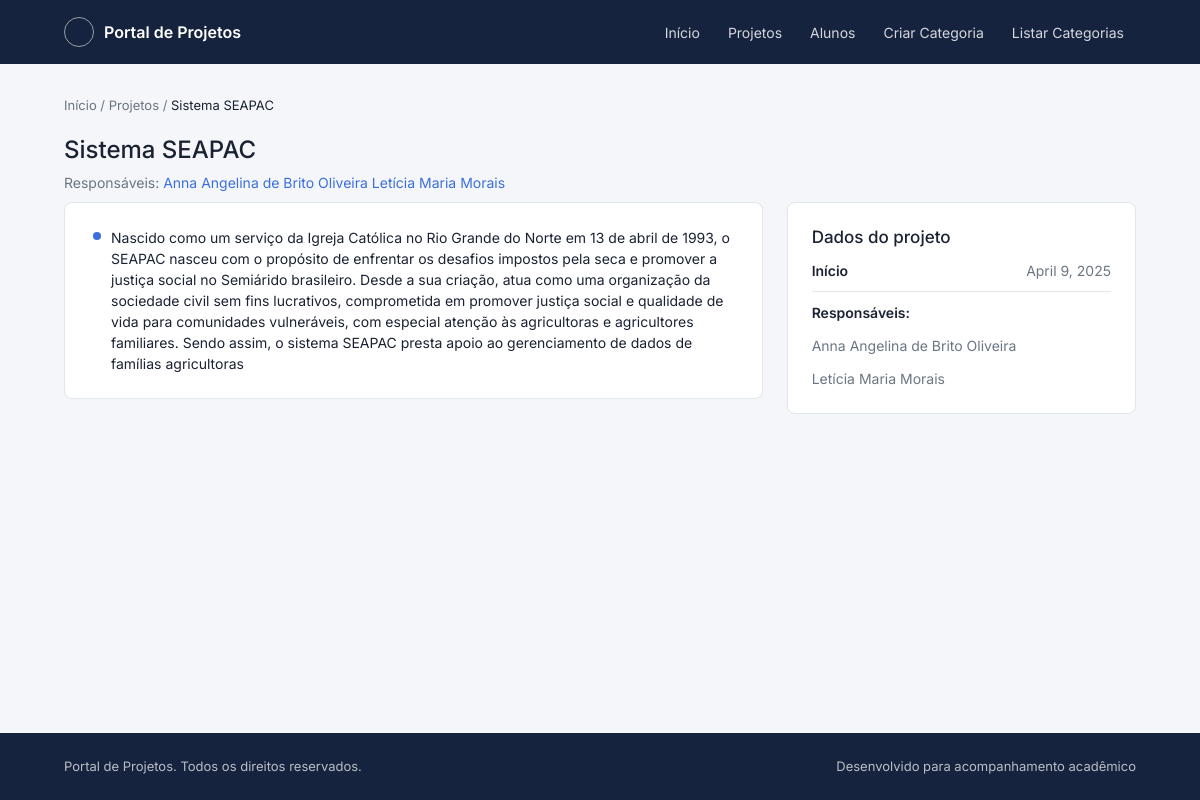
Page /extensao/detalhes_projeto/1 on the committed database.
### extensao/models.py (models this page shows, shortened)
class Projeto(models.Model):
    titulo = models.CharField(max_length=150)
    descricao = models.TextField()
    data_inicio = models.DateField()
    categoria = models.ForeignKey(Categoria, on_delete=models.PROTECT, related_name='projeto', null=True, blank=True)
    equipe = models.ManyToManyField(Aluno, related_name='projeto')

class Aluno(models.Model):
    nome = models.CharField(max_length=100)
    matricula = models.CharField(max_length=14)
    def __str__(self):
        return self.nome

### extensao/views.py (the view)
# urls.py: path('detalhes_projeto/<int:id>', detalhes_projeto, name='detalhes_projeto'),
def detalhes_projeto(request, id):
    projeto = get_object_or_404(Projeto, id=id)
    return render(request, 'extensao/detalhes_projeto.html', {'projeto': projeto})

### extensao/templates/extensao/detalhes_projeto.html (shortened to what this page needs)
{% extends "base.html" %}
{% load static %}
{% block conteudo %}
<nav class="migalhas" aria-label="Trilha de navegação">
  <a href="{% url 'home' %}">Início</a> /
  <a href="{% url 'projetos_lista' %}">Projetos</a> /
  <span aria-current="page">{{ projeto.titulo }}</span>
</nav>
<div class="detalhe-cabecalho">
  <div>
    <h1>{{ projeto.titulo }}</h1>
        <span class="subtitulo">Responsáveis:
    {% for p in projeto.equipe.all %}
        <span class="subtitulo"><a href="{% url 'aluno_detalhes' p.id %}">{{ p.nome }}</a></span>
    {% endfor %}
  </div>
  <span class="situacao situacao--{{ projeto.situacao_slug }}">{{ projeto.situacao }}</span>
</div>
<div class="detalhe">
    <div class="painel">
      <ul class="linha-tempo">
        <li>
          {{ projeto.descricao }}
        </li>
      </ul>
    </div>
  <aside>
    <div class="painel">
      <h2>Dados do projeto</h2>
      <div class="ficha">
        <div class="ficha__linha">
          <span class="ficha__valor">Início</span>
          <span class="ficha__rotulo">{{ projeto.data_inicio }}</span>
        </div>
        <div class="ficha__linha ficha_projetos">
            <span class="ficha__valor" style="text-align: left;">Responsáveis:</span>
            {% for p in projeto.equipe.all %}
                <span class="ficha__rotulo" style="text-align: left;">{{ p }}</span>
            {% endfor %}
        </div>
      </div>
    </div>
  </aside>
</div>
{% endblock %}

### static/css/style.css (style rules this page uses)
:root { --azul-900: #16233e; --azul-800: #1f3357; --azul-700: #2c4577; --azul-500: #3b6fe0; --azul-100: #e8eefc; --fundo: #f4f6f9; --cartao: #ffffff; --borda: #e2e6ed; --texto: #1a2233; --texto-muted: #6b7684; --sucesso: #2f9e63; --sucesso-fundo: #e6f6ee; --alerta: #c96a1f; --alerta-fundo: #fbeee1; --pendente: #6b7684; --pendente-fundo: #eef0f3; --raio: 8px; --sombra: 0 1px 3px rgba(22, 35, 62, 0.08); --fonte: "Inter", -apple-system, BlinkMacSystemFont, "Segoe UI", sans-serif; }
* { box-sizing: border-box; }
html, body { margin: 0; padding: 0; }
body { font-family: var(--fonte); background: var(--fundo); color: var(--texto); line-height: 1.5; -webkit-font-smoothing: antialiased; }
a { color: var(--azul-500); text-decoration: none; }
.migalhas { font-size: 13px; color: var(--texto-muted); margin-bottom: 20px; }
.migalhas a { color: var(--texto-muted); }
.migalhas span[aria-current] { color: var(--texto); }
.situacao { display: inline-flex; align-items: center; gap: 6px; font-size: 12px; font-weight: 600; padding: 3px 10px; border-radius: 999px; }
.detalhe { display: grid; grid-template-columns: 2fr 1fr; gap: 24px; align-items: start; }
.painel { background: var(--cartao); border: 1px solid var(--borda); border-radius: var(--raio); padding: 24px; }
.painel h2 { font-size: 17px; margin: 0 0 12px; }
.detalhe-cabecalho { display: flex; justify-content: space-between; align-items: flex-start; gap: 16px; flex-wrap: wrap; margin-bottom: 8px; }
.detalhe-cabecalho h1 { font-size: 24px; margin: 0 0 6px; }
.detalhe-cabecalho .subtitulo { color: var(--texto-muted); font-size: 14px; }
.ficha { display: grid; gap: 10px; font-size: 14px; }
.ficha_projetos { flex-direction: column; }
.ficha__linha { display: flex; justify-content: space-between; gap: 12px; padding-bottom: 10px; border-bottom: 1px solid var(--borda); }
.ficha__linha:last-child { border-bottom: none; padding-bottom: 0; }
.ficha__rotulo { color: var(--texto-muted); display: inline-block; }
.ficha__valor { font-weight: 600; text-align: right; }
.linha-tempo { list-style: none; margin: 0; padding: 0; display: grid; gap: 16px; }
.linha-tempo li { position: relative; padding-left: 22px; font-size: 14px; }
.linha-tempo li::before { content: ""; position: absolute; left: 4px; top: 5px; width: 8px; height: 8px; border-radius: 50%; background: var(--azul-500); }

### rows in the picture
Projeto: titulo "Sistema SEAPAC", descricao "Nascido como um serviço da Igreja Católica no Rio Grande do Norte em 13 de abril de 1993, o SEAPAC nasceu com o propósito de enfrentar os desafios impostos pela seca e promover a justiça social no Semiárido brasileiro. Desde a sua criação, atua como uma organização da sociedade civil sem fins lucrativos, comprometida em promover justiça social e qualidade de vida para comunidades vulneráveis, com especial atenção às agricultoras e agricultores familiares. Sendo assim, o sistema SEAPAC presta apoio ao gerenciamento de dados de famílias agricultoras", data_inicio "April 9, 2025"
Aluno: nome "Anna Angelina de Brito Oliveira"
Aluno: nome "Letícia Maria Morais"
